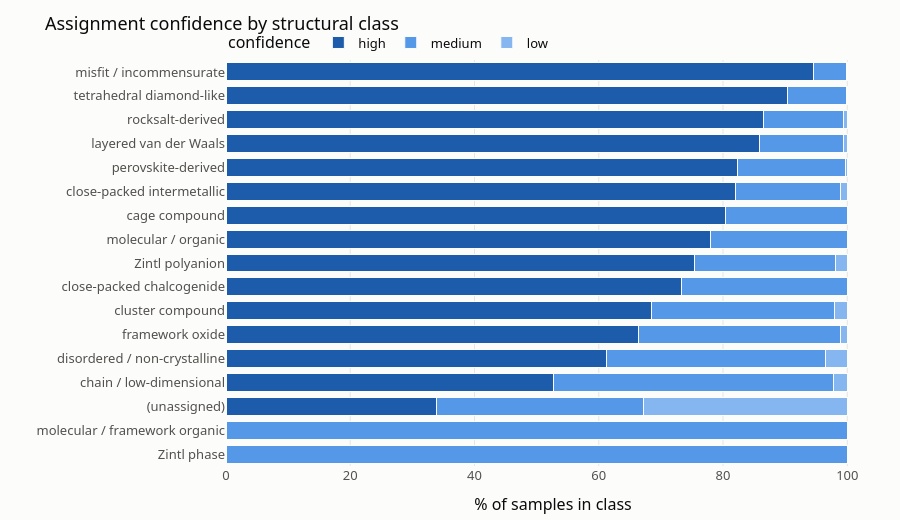

Notebook code cell kept with this figure:
### Markdown cell above
## 4. How confident are the assignments, per class?

### Code cell
df_conf = df_samples.groupby(['structural_class', 'confidence']).size().rename('samples').reset_index()
df_conf['percent'] = 100 * df_conf.samples / df_conf.groupby('structural_class').samples.transform('sum')
order = (df_conf[df_conf.confidence == 'high'].set_index('structural_class').percent
         .reindex(df_conf.structural_class.unique()).fillna(0).sort_values().index.tolist())
fig = px.bar(df_conf, x='percent', y='structural_class', color='confidence', orientation='h',
             category_orders={'confidence': CONF_ORDER, 'structural_class': order[::-1]},
             color_discrete_map=CONF_COLORS, custom_data=['confidence', 'samples'],
             labels={'percent': '% of samples in class', 'structural_class': ''},
             title='Assignment confidence by structural class')
fig.update_traces(marker_line_color='#fcfcfb', marker_line_width=1,
                  hovertemplate='%{y}<br>%{customdata[0]}: %{x:.1f}% (%{customdata[1]:,} samples)<extra></extra>')
fig.update_layout(barmode='stack', height=520, legend=dict(orientation='h', y=1.08, x=0))
fig.show()

### Figure 1 — Plotly figure (JSON) as saved in the notebook; plotly's stock layout.template omitted (floating-point values rounded to 4 significant figures)
{"data": [{"customdata": [["high", 376], ["high", 806], ["high", 3602], ["high", 532], ["high", 11], ["high", 6523], ["high", 305], ["high", 442], ["high", 1740], ["high", 7518], ["high", 2932], ["high", 113], ["high", 8429], ["high", 6083], ["high", 3006]], "hovertemplate": "%{y}<br>%{customdata[0]}: %{x:.1f}% (%{customdata[1]:,} samples)<extra></extra>", "legendgroup": "high", "marker": {"color": "#1c5cab", "line": {"color": "#fcfcfb", "width": 1}, "pattern": {"shape": ""}}, "name": "high", "orientation": "h", "showlegend": true, "textposition": "auto", "type": "bar", "x": [33.84, 75.4, 80.37, 52.78, 73.33, 82.07, 68.54, 61.3, 66.46, 85.9, 94.55, 77.93, 82.35, 86.52, 90.43], "xaxis": "x", "y": ["(unassigned)", "Zintl polyanion", "cage compound", "chain / low-dimensional", "close-packed chalcogenide", "close-packed intermetallic", "cluster compound", "disordered / non-crystalline", "framework oxide", "layered van der Waals", "misfit / incommensurate", "molecular / organic", "perovskite-derived", "rocksalt-derived", "tetrahedral diamond-like"], "yaxis": "y"}, {"customdata": [["medium", 370], ["medium", 14], ["medium", 243], ["medium", 879], ["medium", 453], ["medium", 4], ["medium", 1337], ["medium", 131], ["medium", 254], ["medium", 849], ["medium", 1174], ["medium", 167], ["medium", 7], ["medium", 32], ["medium", 1778], ["medium", 909], ["medium", 313]], "hovertemplate": "%{y}<br>%{customdata[0]}: %{x:.1f}% (%{customdata[1]:,} samples)<extra></extra>", "legendgroup": "medium", "marker": {"color": "#5598e7", "line": {"color": "#fcfcfb", "width": 1}, "pattern": {"shape": ""}}, "name": "medium", "orientation": "h", "showlegend": true, "textposition": "auto", "type": "bar", "x": [33.3, 100.0, 22.73, 19.61, 44.94, 26.67, 16.82, 29.44, 35.23, 32.43, 13.41, 5.385, 100.0, 22.07, 17.37, 12.93, 9.416], "xaxis": "x", "y": ["(unassigned)", "Zintl phase", "Zintl polyanion", "cage compound", "chain / low-dimensional", "close-packed chalcogenide", "close-packed intermetallic", "cluster compound", "disordered / non-crystalline", "framework oxide", "layered van der Waals", "misfit / incommensurate", "molecular / framework organic", "molecular / organic", "perovskite-derived", "rocksalt-derived", "tetrahedral diamond-like"], "yaxis": "y"}, {"customdata": [["low", 365], ["low", 20], ["low", 1], ["low", 23], ["low", 88], ["low", 9], ["low", 25], ["low", 29], ["low", 60], ["low", 2], ["low", 29], ["low", 39], ["low", 5]], "hovertemplate": "%{y}<br>%{customdata[0]}: %{x:.1f}% (%{customdata[1]:,} samples)<extra></extra>", "legendgroup": "low", "marker": {"color": "#86b6ef", "line": {"color": "#fcfcfb", "width": 1}, "pattern": {"shape": ""}}, "name": "low", "orientation": "h", "showlegend": true, "textposition": "auto", "type": "bar", "x": [32.85, 1.871, 0.02231, 2.282, 1.107, 2.022, 3.467, 1.108, 0.6856, 0.0645, 0.2833, 0.5547, 0.1504], "xaxis": "x", "y": ["(unassigned)", "Zintl polyanion", "cage compound", "chain / low-dimensional", "close-packed intermetallic", "cluster compound", "disordered / non-crystalline", "framework oxide", "layered van der Waals", "misfit / incommensurate", "perovskite-derived", "rocksalt-derived", "tetrahedral diamond-like"], "yaxis": "y"}], "layout": {"barmode": "stack", "height": 520, "legend": {"orientation": "h", "title": {"text": "confidence"}, "tracegroupgap": 0, "x": 0, "y": 1.08}, "title": {"text": "Assignment confidence by structural class"}, "xaxis": {"anchor": "y", "domain": [0, 1], "title": {"text": "% of samples in class"}}, "yaxis": {"anchor": "x", "categoryarray": ["Zintl phase", "molecular / framework organic", "(unassigned)", "chain / low-dimensional", "disordered / non-crystalline", "framework oxide", "cluster compound", "close-packed chalcogenide", "Zintl polyanion", "molecular / organic", "cage compound", "close-packed intermetallic", "perovskite-derived", "layered van der Waals", "rocksalt-derived", "tetrahedral diamond-like", "misfit / incommensurate"], "categoryorder": "array", "domain": [0, 1], "title": {"text": ""}}}}
